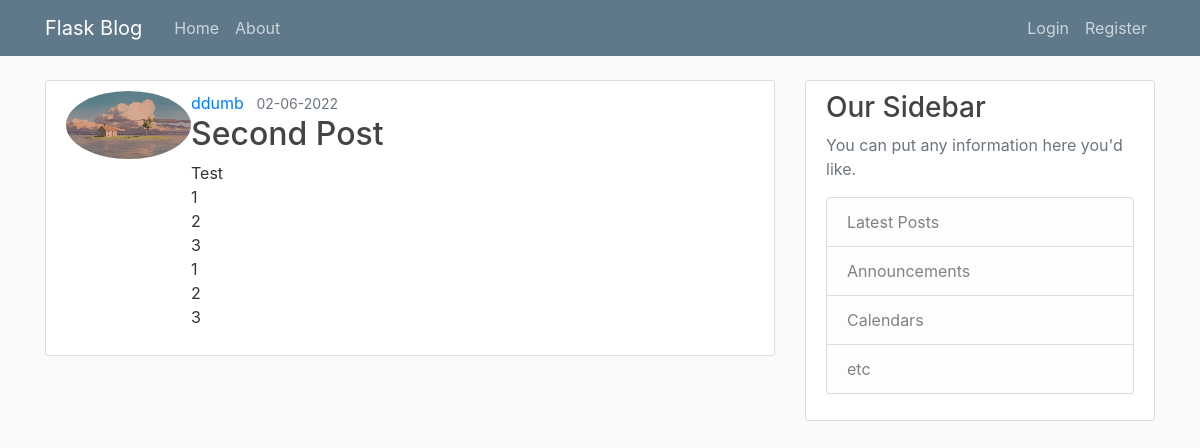
/post/1, run on an earlier commit of the app's database.
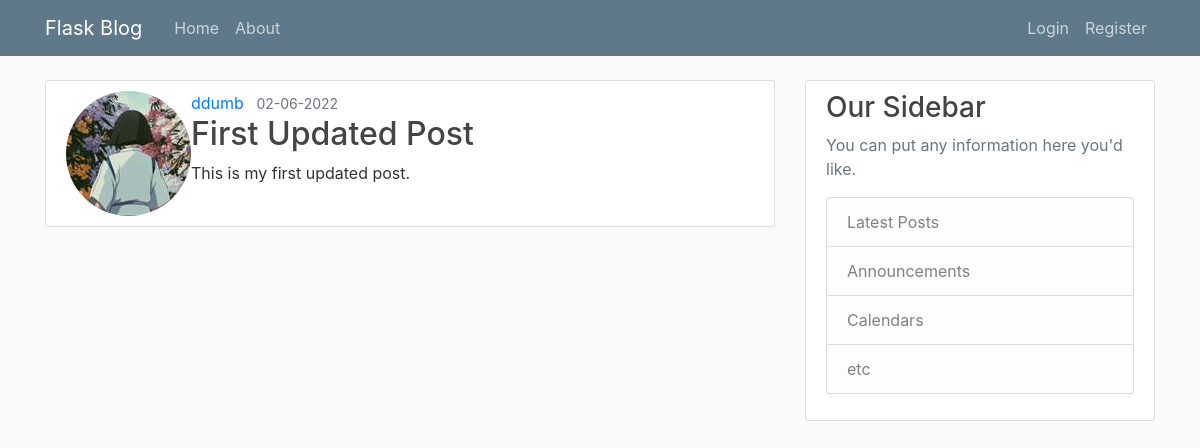
And on a later commit of the database.
### main_app/models.py (models this page shows, shortened)
class User(db.Model, UserMixin):
    id = db.Column(db.Integer, primary_key=True)
    username = db.Column(db.String(20), unique=True, nullable=False)
    email = db.Column(db.String(120), unique=True, nullable=False)
    image_file = db.Column(db.String(20), nullable=False, default='default.jpg')
    password = db.Column(db.String(60), nullable=False)
    posts = db.relationship('Post', backref='author', lazy=True)

class Post(db.Model):
    id = db.Column(db.Integer, primary_key=True)
    title = db.Column(db.String(100), nullable=False)
    date_posted = db.Column(db.DateTime, nullable=False, default=datetime.utcnow)
    content = db.Column(db.Text, nullable=False)
    user_id = db.Column(db.Integer, db.ForeignKey('user.id'), nullable=False)

### main_app/routes.py (the view)
@app.route("/post/<int:post_id>")
def post(post_id):
    post = Post.query.get_or_404(post_id)
    return render_template('post.html', title=post.title, post=post)

### main_app/templates/post.html
{% extends "layout.html" %}
{% block content %}
    <article class="media content-section">
            <img class="rounded-circle article-img" src="{{ url_for('static', filename='profile_pics/' + post.author.image_file) }}">
            <div class="media=body">
                <div class="article-metadata">
                    <a class="mr-2" href="#"> {{ post.author.username }}</a>
                    <small class="text-muted"> {{ post.date_posted.strftime('%d-%m-%Y') }}</small>
            </div>
            <h2 class="artile-title">{{ post.title }}</h2>
            <p class="article-content">{{ post.content }}</p>
        </div>
    </article>
{% endblock content %}

What changed in the data, as far as the page shows it:
changed User "ddumb": image_file: a different picture
changed Post: title "Second Post" → "First Updated Post"; content "Test 1 2 3 1 2 3" → "This is my first updated post."
